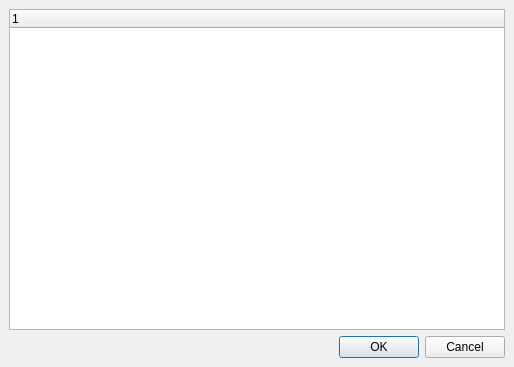
<ui version="4.0" >
 <class>GraphDsDialogUI</class>
 <widget class="QDialog" name="mGraphDsDialogUI" >
  <property name="geometry" >
   <rect>
    <x>0</x>
    <y>0</y>
    <width>514</width>
    <height>367</height>
   </rect>
  </property>
  <property name="windowTitle" >
   <string>Dialog</string>
  </property>
  <layout class="QVBoxLayout" >
   <property name="margin" >
    <number>9</number>
   </property>
   <property name="spacing" >
    <number>6</number>
   </property>
   <item>
    <widget class="QTreeWidget" name="mTreeWidget" />
   </item>
   <item>
    <widget class="QDialogButtonBox" name="buttonBox" >
     <property name="orientation" >
      <enum>Qt::Horizontal</enum>
     </property>
     <property name="standardButtons" >
      <set>QDialogButtonBox::Cancel|QDialogButtonBox::NoButton|QDialogButtonBox::Ok</set>
     </property>
    </widget>
   </item>
  </layout>
 </widget>
 <resources/>
 <connections>
  <connection>
   <sender>buttonBox</sender>
   <signal>accepted()</signal>
   <receiver>mGraphDsDialogUI</receiver>
   <slot>accept()</slot>
   <hints>
    <hint type="sourcelabel" >
     <x>248</x>
     <y>254</y>
    </hint>
    <hint type="destinationlabel" >
     <x>157</x>
     <y>274</y>
    </hint>
   </hints>
  </connection>
  <connection>
   <sender>buttonBox</sender>
   <signal>rejected()</signal>
   <receiver>mGraphDsDialogUI</receiver>
   <slot>reject()</slot>
   <hints>
    <hint type="sourcelabel" >
     <x>316</x>
     <y>260</y>
    </hint>
    <hint type="destinationlabel" >
     <x>286</x>
     <y>274</y>
    </hint>
   </hints>
  </connection>
 </connections>
</ui>
